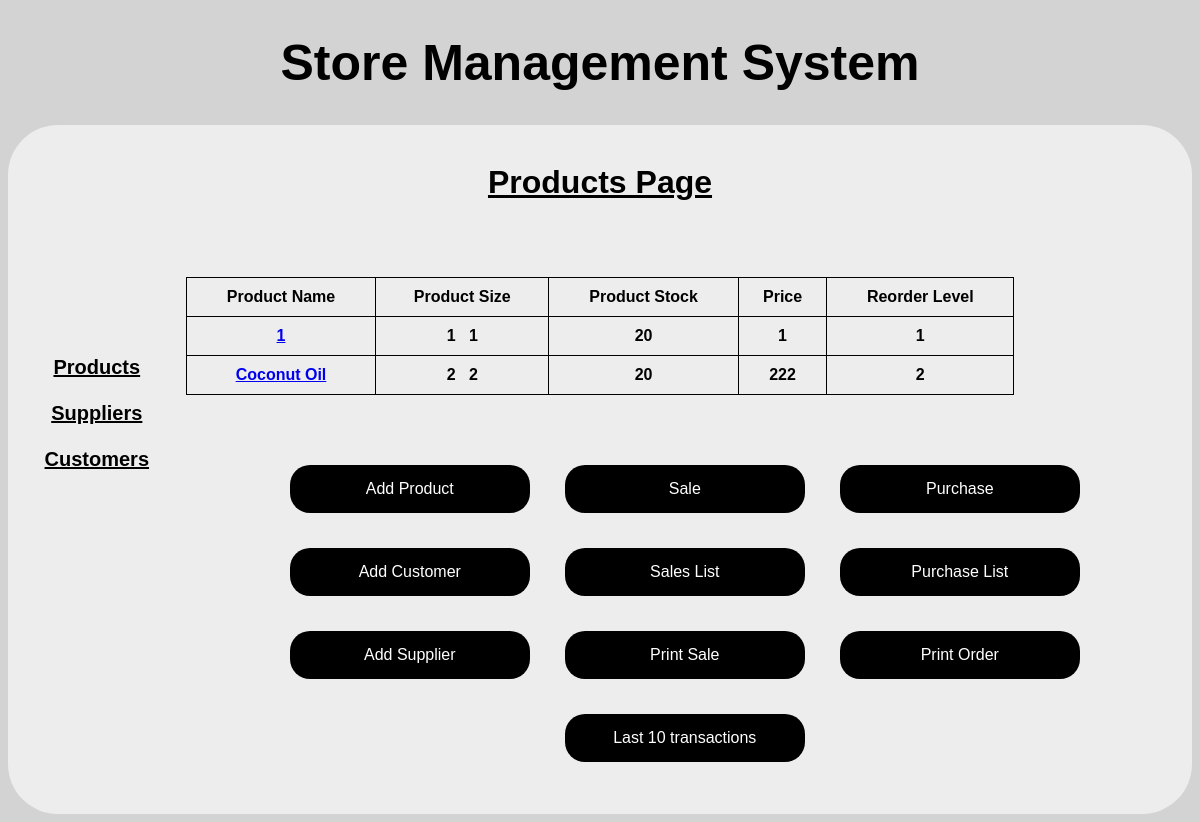
The page / on the database its author committed.
### storedb/models.py (models this page shows, shortened)
class Product(models.Model):
    prod_name = models.CharField(max_length=30)
    prod_code = models.CharField(max_length=20)
    prod_size = models.IntegerField()  # quantity
    prod_stock = models.IntegerField()
    prod_unit = models.CharField(max_length=20)  # lt or kg
    prod_price = models.IntegerField()
    prod_reorder_level = models.IntegerField()

### storedb/views.py (the view)
# urls.py: 2. Add a URL to urlpatterns:  path('', views.home, name='home')
def home(request):
    prod_list = Product.objects.all()
    return render(request, 'home.html', {'prod_list': prod_list})

### storedb/templates/home.html (shortened to what this page needs)
<!DOCTYPE html>
<html lang="en">
<head>
</head>
<center><h1 style="font-size: 50px">Store Management System</center>
<div class="hood"><br><b>
<center>
    <h1><u>Products Page </u> </h1><br>
</center>
<center>
    <div class="optionsdiv"><br><br><br><br><br><a href="show_prod">Products</a><br><br>
    <a href="show_supp">Suppliers</a><br><br>
    <a href="show_cust">Customers</a></div></center><br><br>
    <div class="table1div">
<table class="table1">
       <tr>
           <td>Product Name</td>
           <td>Product Size</td>
           <td>Product Stock</td>
           <td>Price</td>
           <td>Reorder Level</td>
       </tr>
{% for product in prod_list %}
        <tr>
            <td><a href="product/{{product.prod_name}}">{{product.prod_name}}</a></td>
            <td>{{product.prod_size}}&nbsp;&nbsp;&nbsp;{{product.prod_unit}}</td>
            <td>{{product.prod_stock}}</td>
            <td>{{product.prod_price}}</td>
            <td>{{product.prod_reorder_level}}</td>
        </tr>
{% endfor %}
</table>
</div>
<br><br>
<br>
<table class="table2">
    <tr>
        <td><form action="addproduct" method="post">
            {% csrf_token %}<button type="submit">Add Product</button></form></td>
        <td><form action="./create_invoice">
        <button type="submit">Sale</button>
        </form></td>
        <td><form action="./create_order">
      <button type="submit">Purchase</button>
        </form></td>
    </tr>
    <tr>
        <td><br><form action="./add_customer">
    <button type="submit">Add Customer</button>
</form></td>
        <td><br><form action="./inv_list">
    <button type="submit">Sales List</button>
</form></td>
        <td><br><form action="./order_list">
    <button type="submit">Purchase List</button>
</form></td>
    </tr>
    <tr>
        <td><br><form action="./add_supplier">
    <button type="submit">Add Supplier</button>
</form></td>
        <td><br><form action="">
    <button type="submit">Print Sale</button>
</form></td>
        <td><br><form action="">
    <button type="submit">Print Order</button>
</form></td>
    </tr>
    <tr>
        <td></td>
        <td> <form action="./show_transactions">
      &nbsp;&nbsp;&nbsp;<button type="submit">Last 10 transactions</button>
</form><br><br></td>
        <td></td>
    </tr>
</table>

### storedb/templates/home.html (style rules this page uses)
html { background: #D3D3D3 ; font-family: Verdana, sans-serif; }
.hood { color: black; background: #ededed; border-radius: 50px; }
button { width: 10%; background-color:black; border: medium; border-color: black; color: white; padding: 15px 32px; text-align: center; border-radius: 20px; font-size: 16px; }
button { width: 120%; }
.table1 td { padding: 10px; vertical-align:middle; text-align:center; border:1px solid black; }
.optionsdiv { width: 15%; height: 400px; float:left; background: #ededed; font-size:20px; }
.optionsdiv > a { color: black; }
.table2 { padding-left: 5%; border-spacing: 15px; }
.table2 td { width:200px; padding-left:30px; padding-right:30px; }

### rows shown on the page
Product: prod_name "1", prod_size "1", prod_unit "1", prod_stock "20", prod_price "1", prod_reorder_level "1"
Product: prod_name "Coconut Oil", prod_size "2", prod_unit "2", prod_stock "20", prod_price "222", prod_reorder_level "2"
